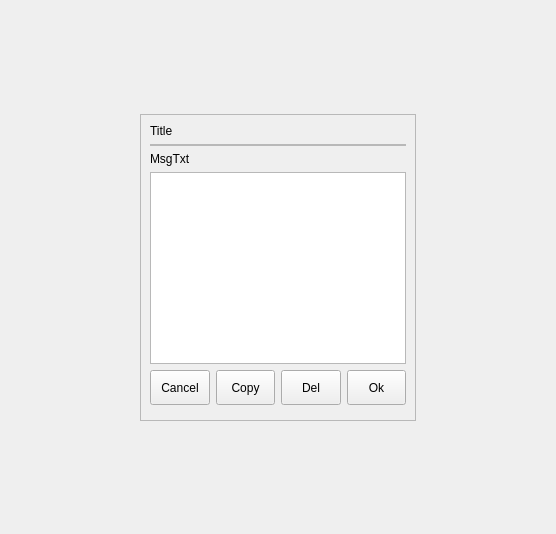
<?xml version="1.0" encoding="UTF-8"?>
<ui version="4.0">
 <class>ShowMessage</class>
 <widget class="QDialog" name="ShowMessage">
  <property name="geometry">
   <rect>
    <x>0</x>
    <y>0</y>
    <width>556</width>
    <height>534</height>
   </rect>
  </property>
  <property name="windowTitle">
   <string>Dialog</string>
  </property>
  <layout class="QGridLayout" name="gridLayout_2">
   <item row="0" column="0">
    <widget class="QWidget" name="widget" native="true">
     <layout class="QGridLayout" name="gridLayout">
      <item row="1" column="2">
       <spacer name="horizontalSpacer_2">
        <property name="orientation">
         <enum>Qt::Horizontal</enum>
        </property>
        <property name="sizeHint" stdset="0">
         <size>
          <width>40</width>
          <height>20</height>
         </size>
        </property>
       </spacer>
      </item>
      <item row="1" column="1">
       <widget class="QFrame" name="frame">
        <property name="sizePolicy">
         <sizepolicy hsizetype="Preferred" vsizetype="Preferred">
          <horstretch>0</horstretch>
          <verstretch>0</verstretch>
         </sizepolicy>
        </property>
        <property name="frameShape">
         <enum>QFrame::StyledPanel</enum>
        </property>
        <property name="frameShadow">
         <enum>QFrame::Raised</enum>
        </property>
        <layout class="QVBoxLayout" name="verticalLayout">
         <property name="bottomMargin">
          <number>15</number>
         </property>
         <item>
          <widget class="QLabel" name="lblTitle">
           <property name="sizePolicy">
            <sizepolicy hsizetype="Preferred" vsizetype="Preferred">
             <horstretch>0</horstretch>
             <verstretch>0</verstretch>
            </sizepolicy>
           </property>
           <property name="text">
            <string>Title</string>
           </property>
          </widget>
         </item>
         <item>
          <widget class="QFrame" name="hframe">
           <property name="sizePolicy">
            <sizepolicy hsizetype="Preferred" vsizetype="Fixed">
             <horstretch>0</horstretch>
             <verstretch>0</verstretch>
            </sizepolicy>
           </property>
           <property name="minimumSize">
            <size>
             <width>0</width>
             <height>2</height>
            </size>
           </property>
           <property name="frameShape">
            <enum>QFrame::StyledPanel</enum>
           </property>
           <property name="frameShadow">
            <enum>QFrame::Raised</enum>
           </property>
          </widget>
         </item>
         <item>
          <widget class="QLabel" name="lblMsgTxt">
           <property name="sizePolicy">
            <sizepolicy hsizetype="Preferred" vsizetype="Preferred">
             <horstretch>0</horstretch>
             <verstretch>0</verstretch>
            </sizepolicy>
           </property>
           <property name="text">
            <string>MsgTxt</string>
           </property>
          </widget>
         </item>
         <item>
          <widget class="QTextEdit" name="editMsg"/>
         </item>
         <item>
          <layout class="QHBoxLayout" name="horizontalLayout">
           <item>
            <widget class="QToolButton" name="btnCancel">
             <property name="sizePolicy">
              <sizepolicy hsizetype="Preferred" vsizetype="Fixed">
               <horstretch>0</horstretch>
               <verstretch>0</verstretch>
              </sizepolicy>
             </property>
             <property name="minimumSize">
              <size>
               <width>0</width>
               <height>35</height>
              </size>
             </property>
             <property name="text">
              <string>Cancel</string>
             </property>
            </widget>
           </item>
           <item>
            <widget class="QToolButton" name="btnCopy">
             <property name="sizePolicy">
              <sizepolicy hsizetype="Preferred" vsizetype="Fixed">
               <horstretch>0</horstretch>
               <verstretch>0</verstretch>
              </sizepolicy>
             </property>
             <property name="minimumSize">
              <size>
               <width>0</width>
               <height>35</height>
              </size>
             </property>
             <property name="text">
              <string>Copy</string>
             </property>
            </widget>
           </item>
           <item>
            <widget class="QToolButton" name="btnDel">
             <property name="sizePolicy">
              <sizepolicy hsizetype="Preferred" vsizetype="Fixed">
               <horstretch>0</horstretch>
               <verstretch>0</verstretch>
              </sizepolicy>
             </property>
             <property name="minimumSize">
              <size>
               <width>0</width>
               <height>35</height>
              </size>
             </property>
             <property name="text">
              <string>Del</string>
             </property>
            </widget>
           </item>
           <item>
            <widget class="QToolButton" name="btnOk">
             <property name="sizePolicy">
              <sizepolicy hsizetype="Preferred" vsizetype="Fixed">
               <horstretch>0</horstretch>
               <verstretch>0</verstretch>
              </sizepolicy>
             </property>
             <property name="minimumSize">
              <size>
               <width>0</width>
               <height>35</height>
              </size>
             </property>
             <property name="text">
              <string>Ok</string>
             </property>
            </widget>
           </item>
          </layout>
         </item>
        </layout>
       </widget>
      </item>
      <item row="2" column="1">
       <spacer name="verticalSpacer">
        <property name="orientation">
         <enum>Qt::Vertical</enum>
        </property>
        <property name="sizeHint" stdset="0">
         <size>
          <width>20</width>
          <height>40</height>
         </size>
        </property>
       </spacer>
      </item>
      <item row="1" column="0">
       <spacer name="horizontalSpacer">
        <property name="orientation">
         <enum>Qt::Horizontal</enum>
        </property>
        <property name="sizeHint" stdset="0">
         <size>
          <width>40</width>
          <height>20</height>
         </size>
        </property>
       </spacer>
      </item>
      <item row="0" column="1">
       <spacer name="verticalSpacer_2">
        <property name="orientation">
         <enum>Qt::Vertical</enum>
        </property>
        <property name="sizeHint" stdset="0">
         <size>
          <width>20</width>
          <height>40</height>
         </size>
        </property>
       </spacer>
      </item>
     </layout>
    </widget>
   </item>
  </layout>
 </widget>
 <resources/>
 <connections/>
</ui>
